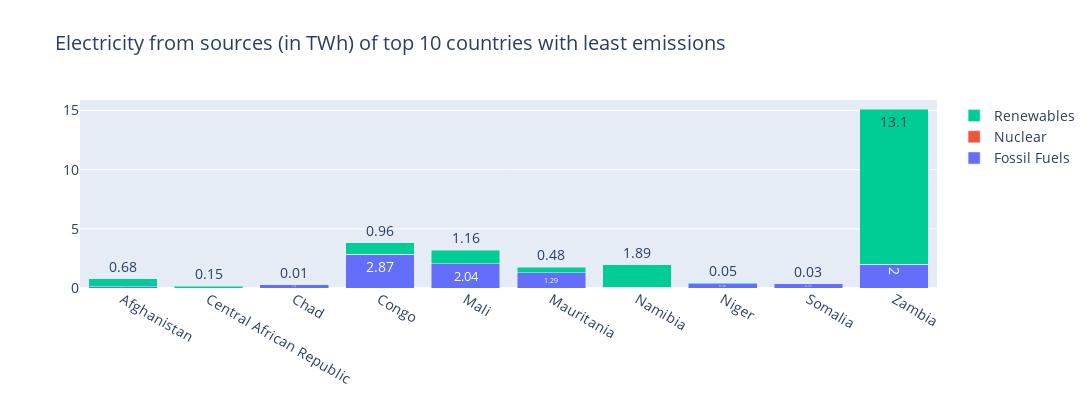
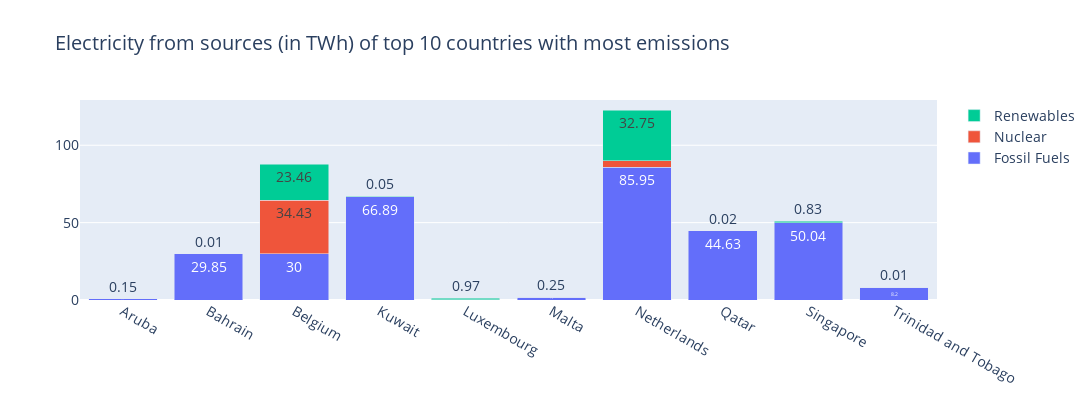

Notebook source saved alongside these figures, in order:
### Markdown cell above
### The First Argument of Your Second Perspective

### Code cell
df = pd.read_csv('../datasets/sus.csv')

df_orig = df[df["Year"] == 2020]

df = df_orig[df_orig["Entity"].isin(["Central African Republic", "Chad", "Niger", "Somalia", "Mali", "Mauritania", "Congo", "Namibia", "Afghanistan", "Zambia"])]

dfg = df_orig[df_orig["Entity"].isin(["Singapore", "Bahrain", "Trinidad and Tobago", "Aruba", "Malta", "Qatar", "Kuwait", "Netherlands", "Luxembourg", "Belgium"])]

# Good countries
trace1 = go.Bar(
    x = df['Entity'],
    y = df['Electricity from fossil fuels (TWh)'],
    name='Fossil Fuels',
    text = df['Electricity from fossil fuels (TWh)'],
)

trace2 = go.Bar(
    x = df['Entity'],
    y = df['Electricity from nuclear (TWh)'],
    name='Nuclear',
    text = df['Electricity from nuclear (TWh)'],
)

trace3 = go.Bar(
    x = df['Entity'],
    y = df['Electricity from renewables (TWh)'],
    name='Renewables',
    text = df['Electricity from renewables (TWh)'],
)
fig = go.Figure(data=[trace1, trace2, trace3], layout=go.Layout(barmode='stack',width = 1200,height = 400, font_size = 14,
                                                                title= "Electricity from sources (in TWh) of top 10 countries with least emissions")).show()

# Good countries
trace1 = go.Bar(
    x = dfg['Entity'],
    y = dfg['Electricity from fossil fuels (TWh)'],
    name='Fossil Fuels',
    text = dfg['Electricity from fossil fuels (TWh)'],
)

trace2 = go.Bar(
    x = dfg['Entity'],
    y = dfg['Electricity from nuclear (TWh)'],
    name='Nuclear',
    text = dfg['Electricity from nuclear (TWh)'],
)

trace3 = go.Bar(
    x = dfg['Entity'],
    y = dfg['Electricity from renewables (TWh)'],
    name='Renewables',
    text = dfg['Electricity from renewables (TWh)'],
)
fig = go.Figure(data=[trace1, trace2, trace3], layout=go.Layout(barmode='stack',width = 1200,height = 400, font_size = 14,
                                                                title= "Electricity from sources (in TWh) of top 10 countries with most emissions")).show()

### Figure 1 — Plotly figure (JSON) as saved in the notebook; plotly's stock layout.template omitted (floating-point values rounded to 4 significant figures)
{"data": [{"name": "Fossil Fuels", "text": [0.12, 0, 0.28, 2.87, 2.04, 1.29, 0.06, 0.38, 0.35, 2], "type": "bar", "x": ["Afghanistan", "Central African Republic", "Chad", "Congo", "Mali", "Mauritania", "Namibia", "Niger", "Somalia", "Zambia"], "y": [0.12, 0, 0.28, 2.87, 2.04, 1.29, 0.06, 0.38, 0.35, 2]}, {"name": "Nuclear", "text": [0, 0, 0, 0, 0, 0, 0, 0, 0, 0], "type": "bar", "x": ["Afghanistan", "Central African Republic", "Chad", "Congo", "Mali", "Mauritania", "Namibia", "Niger", "Somalia", "Zambia"], "y": [0, 0, 0, 0, 0, 0, 0, 0, 0, 0]}, {"name": "Renewables", "text": [0.68, 0.15, 0.01, 0.96, 1.16, 0.48, 1.89, 0.05, 0.03, 13.1], "type": "bar", "x": ["Afghanistan", "Central African Republic", "Chad", "Congo", "Mali", "Mauritania", "Namibia", "Niger", "Somalia", "Zambia"], "y": [0.68, 0.15, 0.01, 0.96, 1.16, 0.48, 1.89, 0.05, 0.03, 13.1]}], "layout": {"barmode": "stack", "font": {"size": 14}, "height": 400, "title": {"text": "Electricity from sources (in TWh) of top 10 countries with least emissions"}, "width": 1200}}

### Figure 2 — Plotly figure (JSON) as saved in the notebook; plotly's stock layout.template omitted (floating-point values rounded to 4 significant figures)
{"data": [{"name": "Fossil Fuels", "text": [0.73, 29.85, 30, 66.89, 0.25, 1.9, 85.95, 44.63, 50.04, 8.2], "type": "bar", "x": ["Aruba", "Bahrain", "Belgium", "Kuwait", "Luxembourg", "Malta", "Netherlands", "Qatar", "Singapore", "Trinidad and Tobago"], "y": [0.73, 29.85, 30, 66.89, 0.25, 1.9, 85.95, 44.63, 50.04, 8.2]}, {"name": "Nuclear", "text": [0, 0, 34.43, 0, 0, 0, 4.09, 0, 0, 0], "type": "bar", "x": ["Aruba", "Bahrain", "Belgium", "Kuwait", "Luxembourg", "Malta", "Netherlands", "Qatar", "Singapore", "Trinidad and Tobago"], "y": [0, 0, 34.43, 0, 0, 0, 4.09, 0, 0, 0]}, {"name": "Renewables", "text": [0.15, 0.01, 23.46, 0.05, 0.97, 0.25, 32.75, 0.02, 0.83, 0.01], "type": "bar", "x": ["Aruba", "Bahrain", "Belgium", "Kuwait", "Luxembourg", "Malta", "Netherlands", "Qatar", "Singapore", "Trinidad and Tobago"], "y": [0.15, 0.01, 23.46, 0.05, 0.97, 0.25, 32.75, 0.02, 0.83, 0.01]}], "layout": {"barmode": "stack", "font": {"size": 14}, "height": 400, "title": {"text": "Electricity from sources (in TWh) of top 10 countries with most emissions"}, "width": 1200}}
